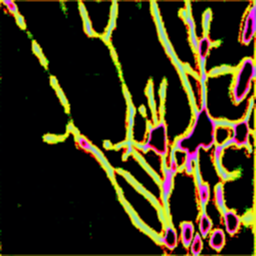
#> input picture detections(deprived)/blobDetection/guessedDenoisedGaussed.png, 256 x 256 px
$ python blobDetect.py
#> lines starting #> are read from the running program, lines starting #| are printed output that depends on the picture
"""
Laplacian of Gaussian (LoG)
This is the most accurate and slowest approach.
It computes the Laplacian of Gaussian images with successively increasing standard deviation and stacks them up in a cube.
Blobs are local maximas in this cube. Detecting larger blobs is especially slower because of larger kernel sizes during convolution.
Only bright blobs on dark backgrounds are detected. See skimage.feature.blob_log() for usage.

Difference of Gaussian (DoG)
This is a faster approximation of LoG approach.
In this case the image is blurred with increasing standard deviations and the difference
between two successively blurred images are stacked up in a cube.
This method suffers from the same disadvantage as LoG approach for detecting larger blobs.
Blobs are again assumed to be bright on dark. See skimage.feature.blob_dog() for usage.

Determinant of Hessian (DoH)
This is the fastest approach.
It detects blobs by finding maximas in the matrix of the Determinant of Hessian of the image.
The detection speed is independent of the size of blobs as internally the implementation uses box
filters instead of convolutions. Bright on dark as well as dark on bright blobs are detected.
The downside is that small blobs (<3px) are not detected accurately. See skimage.feature.blob_doh() for usage.
"""

from math import sqrt
from skimage import data
from skimage.feature import blob_dog, blob_log, blob_doh
from skimage.color import rgb2gray
import cv2

import matplotlib.pyplot as plt


image = cv2.imread('guessedDenoisedGaussed.png')
#> image is the input picture: shape (256, 256, 3); mean B, G, R 19.2, 47.3, 55.9
image_gray = rgb2gray(image)
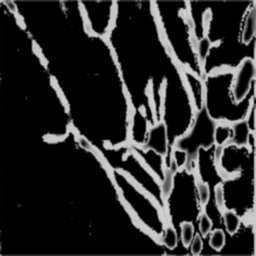
#> image_gray: shape (256, 256) float64; min 0.000833, max 0.85, mean 0.165

blobs_log = blob_log(image_gray, max_sigma=30, num_sigma=10, threshold=0.1)
#> blobs_log = 205 rows, first 8: [138, 49, 4.22], [49, 36, 4.22], [21, 20, 4.22], [82, 54, 4.22], [218, 255, 10.67], [61, 43, 4.22], [10, 154, 4.22], [128, 71, 4.22]

# Compute radii in the 3rd column.
blobs_log[:, 2] = blobs_log[:, 2] * sqrt(2)

blobs_dog = blob_dog(image_gray, max_sigma=30, threshold=0.2)
#> blobs_dog = 166 rows, first 8: [138, 50, 4.1], [144, 107, 2.56], [81, 53, 2.56], [14, 185, 4.1], [62, 44, 2.56], [43, 216, 2.56], [218, 255, 6.55], [49, 36, 4.1]
blobs_dog[:, 2] = blobs_dog[:, 2] * sqrt(2)

blobs_doh = blob_doh(image_gray, max_sigma=30, threshold=0.015)
#> blobs_doh = 18 rows, first 8: [218, 248, 13.89], [25, 22, 4.22], [0, 197, 10.67], [0, 97, 13.89], [42, 217, 4.22], [132, 221, 7.44], [137, 48, 7.44], [109, 66, 4.22]

blobs_list = [blobs_log, blobs_dog, blobs_doh]
colors = ['yellow', 'lime', 'red']
titles = ['Laplacian of Gaussian', 'Difference of Gaussian', 'Determinant of Hessian']
sequence = zip(blobs_list, colors, titles)

fig, axes = plt.subplots(1, 3, figsize=(9, 3), sharex=True, sharey=True)
ax = axes.ravel()

for idx, (blobs, color, title) in enumerate(sequence):
    ax[idx].set_title(title)
    ax[idx].imshow(image)
    for blob in blobs:
        y, x, r = blob
        c = plt.Circle((x, y), r, color=color, linewidth=2, fill=False)
        ax[idx].add_patch(c)
    ax[idx].set_axis_off()
#> this loop made 3 passes
#> (color, title) on passes 1 to 3: ('yellow', 'Laplacian of Gaussian'), ('lime', 'Difference of Gaussian'), ('red', 'Determinant of Hessian')

plt.tight_layout()
plt.savefig("gDBBranchDetected.png")
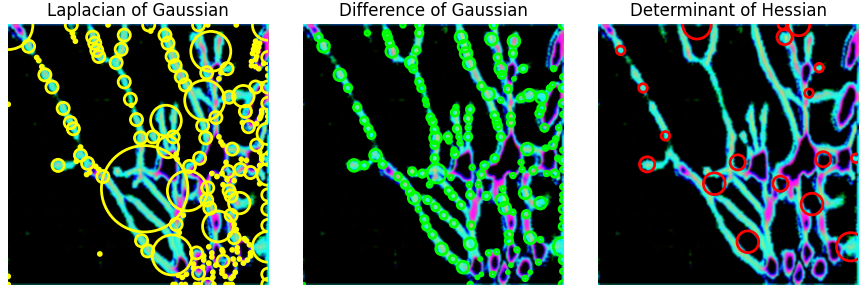
#> figure drawn by matplotlib, 3 panels; B, G, R data is drawn as R, G, B
plt.show()
